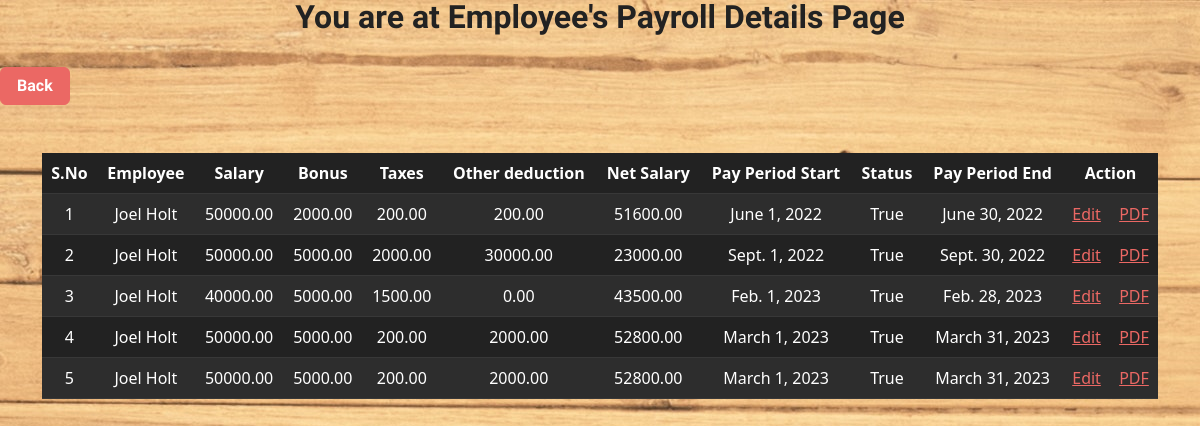
The app's page /employee/searchpayroll/Joel Holt/ (signed in) with its own data.
### app_payroll/models.py (models this page shows, shortened)
class Payroll(models.Model):
    employee = models.ForeignKey(Employee, on_delete=models.CASCADE)
    salary = models.DecimalField(max_digits=10, decimal_places=2)
    bonus = models.DecimalField(max_digits=10, decimal_places=2)
    taxes = models.DecimalField(max_digits=10, decimal_places=2)
    other_deduction = models.DecimalField(max_digits=10, decimal_places=2)
    net_salary = models.DecimalField(max_digits=10, decimal_places=2)
    pay_period_start= models.DateField()
    pay_period_end = models.DateField()
    status = models.BooleanField(default=False)
    class Meta:
        db_table = "app_payroll"

class Employee(models.Model):
    full_name = models.CharField(max_length=150)
    email = models.EmailField(max_length=150)
    address = models.CharField(max_length=150)
    gender = models.CharField(max_length=50)
    contact = models.CharField(max_length=150)
    def __str__(self):
        return self.full_name
    class Meta:
        db_table = "app_employee"

### app_payroll/views.py (the view)
# urls.py: path('searchpayroll/<str:name>/', views.search_payroll, name='search-payroll' ),
@login_required(login_url='login')
def search_payroll(request, name):
    profile = Payroll.objects.filter(employee__full_name=name).order_by('pay_period_start')
    context = {"data" : profile}
    return render(request, 'payroll/payroll_profile.html', context)

### templates/payroll/payroll_profile.html (shortened to what this page needs)
<!DOCTYPE html>
<html>
<head>
  {% load static %}
  <h2 style="text-align: center;">You are at Employee's Payroll Details Page</h2>
  <br>
  <a href="{% url 'payroll-index' %}" class="btn btn-primary">Back</a>
  <link rel='stylesheet' type='text/css' media='screen' href="{% static '/css/bootstrap.min.css' %}">
</head>
<body>
  <div class="container mt-5">
    <table class="table table-dark table-striped" style="text-align: center;">
        <thead>
        <tr>
            <th>S.No</th>
          <th scope="col">Employee</th>
          <th scope="col">Salary</th>
          <th scope="col">Bonus</th>
          <th scope="col">Taxes</th>
          <th scope="col">Other deduction</th>
          <th class="scope">Net Salary</th>
          <th class="scope">Pay Period Start</th>
          <th class="scope">Status</th>
          <th class="scope">Pay Period End</th>
          <th colspan="2">Action</th>
        </tr>
        </thead>
        <tbody>
        {% for val in data %}
        <tr>
          <td>{{ forloop.counter }}</td>
          <td>{{ val.employee }}</td>
          <td>{{ val.salary }}</td>
          <td>{{ val.bonus }}</td>
          <td>{{ val.taxes }}</td>
          <td>{{ val.other_deduction }}</td>
          <td>{{ val.net_salary }}</td>
          <td>{{ val.pay_period_start }}</td>
          <td>{{ val.status }}</td>
          <td>{{ val.pay_period_end }}</td>
          <td><a href="{% url 'payroll-edit' val.id %}">Edit</a></td>
          <td><a href="{% url 'payroll-pdf' val.employee %}">PDF</a></td>
        </tr>
        {% endfor %}
        </tbody>
</div>
</body>
</html>

### records on screen
Payroll: employee "Joel Holt", salary "50000.00", bonus "2000.00", taxes "200.00", other_deduction "200.00", net_salary "51600.00", pay_period_start "June 1, 2022", status "True", pay_period_end "June 30, 2022"
Payroll: employee "Joel Holt", salary "50000.00", bonus "5000.00", taxes "2000.00", other_deduction "30000.00", net_salary "23000.00", pay_period_start "Sept. 1, 2022", status "True", pay_period_end "Sept. 30, 2022"
Payroll: employee "Joel Holt", salary "40000.00", bonus "5000.00", taxes "1500.00", other_deduction "0.00", net_salary "43500.00", pay_period_start "Feb. 1, 2023", status "True", pay_period_end "Feb. 28, 2023"
Payroll: employee "Joel Holt", salary "50000.00", bonus "5000.00", taxes "200.00", other_deduction "2000.00", net_salary "52800.00", pay_period_start "March 1, 2023", status "True", pay_period_end "March 31, 2023"
Payroll: employee "Joel Holt", salary "50000.00", bonus "5000.00", taxes "200.00", other_deduction "2000.00", net_salary "52800.00", pay_period_start "March 1, 2023", status "True", pay_period_end "March 31, 2023"
